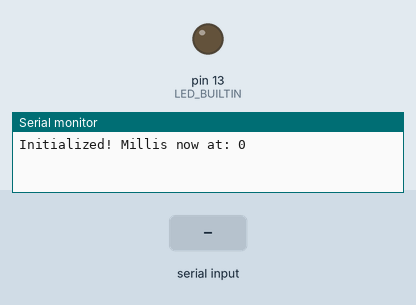
Simulated run of this sketch. Board: Arduino Mega 2560, built with avr-gcc and run on an emulated ATmega2560. Parts: output pins drawn as LEDs (lit = HIGH), the last lines printed to the serial monitor. Inputs (shaded band) come from the test bench.

Above: at 1.2 s.
1.3 s: "water_now" received over the second serial link
At 2.9 s:
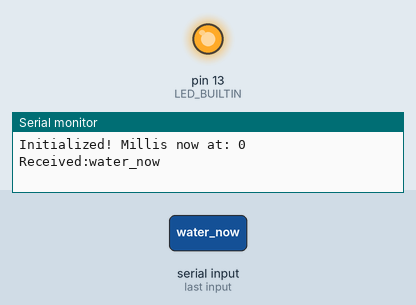
3.8 s: "how_long" received over the second serial link
6.8 s: "1" received over the second serial link
Timing chart, 0 to 9.8 s (numbered marks = the images above; inputs shaded):
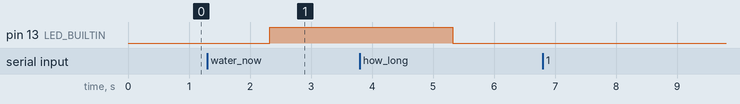

The sketch:

main.ino
```cpp
#include "MoistureSensor.h"
#include "WateringSystem.h"
#include "DHT.h"
#include "StatusDisplay.h"

#include <SoftwareSerial.h>

SoftwareSerial btSerial(10, 11); // RX, TX PIN

String bt_rx;


// PINS
#define waterEnginePin LED_BUILTIN // pin has to support pwm
#define moisturePin A0
#define dhtPin 22


WateringSystem waterEngine(waterEnginePin);
// values for mositure sensor vary. Test your sensor for the values.
 //MoistureSensor moistureSensor(420, 830, 40.0, moisturePin);
 //DHT dhtSensor(dhtPin, DHT22);
 //StatusDisplay statusDisplay;

void setup() {
  Serial.begin(9600);
  btSerial.begin(9600);
  // setup of sensors
  waterEngine.setup(waterEnginePin);

  // initialize data
  waterEngine.stop();
  //waterEngine.setWateringDuration(3850);
  //waterEngine.setWateringBreakTime(30000);

  waterEngine.setWateringDuration(3000);
  waterEngine.setWateringBreakTime(86400000);

  waterEngine.setWateringRate(255);

  //dhtSensor.begin();
  //statusDisplay.setup();

  Serial.print("Initialized! Millis now at: ");
  Serial.println(millis());

}

void loop() {
  updateOnCycle();

  if(waterEngine.pump()){
    Serial.print("Watering started! Time: ");
    Serial.println(millis());
  }

  if (btSerial.available()) {
    bt_rx = btSerial.readString();
    Serial.print("Received:");
    Serial.println(bt_rx);
    if (bt_rx == "how_long") {
      btSerial.print("Start watering in ");
      btSerial.print(waterEngine.getTime(waterEngine.remainingTime(millis())));
      btSerial.println(waterEngine.timeEnding);
    }
    if (bt_rx == "water_now") {
      btSerial.println("Ok. Watering started!");
      waterEngine.forceBreakOver();
      waterEngine.pump();
    }
  }

}

/*
 * In order to get the current time and status, many of the included classes
 * expect a call of the function updateOnCycle() in each loop
 */
void updateOnCycle() {
  //Serial.println(millis());
  waterEngine.updateOnLoop(millis());
  //statusDisplay.updateOnLoop(millis(), waterEngine.remainingTime(millis()),dhtSensor.readTemperature(), dhtSensor.readHumidity(), moistureSensor.getMoisturePercentage(), waterEngine.isCurrentlyWatering());
}


void printEvery10Seconds(){
  // TODO: Dont work with exact milli values
  if (millis() % 100000 == 0) {
    //Serial.print("Soil moisture: ");
    //Serial.print(moistureSensor.getMoistureValue());
    //Serial.print(" (");
    //Serial.print(moistureSensor.getMoisturePercentage());
    //Serial.println("%)");
    //Serial.print("Temperature: ");
    //Serial.println(dhtSensor.readTemperature());
    //Serial.print("Humidity: ");
    //Serial.println(dhtSensor.readHumidity());
    //Serial.println("");
    Serial.print("Time until next watering: ");
    Serial.println(waterEngine.remainingTime(millis()));

  }
}
```

MoistureSensor.cpp
```cpp
#include "MoistureSensor.h"

MoistureSensor::MoistureSensor(int water, int air, float set, int pin){
    waterReading = water;
    airReading = air;
    setPoint = set;
    SENSOR_PIN = pin;
}

MoistureSensor::MoistureSensor(int pin){
    MoistureSensor(300, 900, 50.0, pin);
}

float MoistureSensor::getMoistureValue(){
    return analogRead(SENSOR_PIN);
}

float MoistureSensor::getMoisturePercentage(){
    int reading = analogRead(SENSOR_PIN);
    if (reading < waterReading) return 100.0;
    else if (reading > airReading) return 0.0;
    else return (-100.0/(airReading - waterReading))*(reading - airReading);
}
bool MoistureSensor::needsWater(){
    return getMoisturePercentage() < setPoint;
}
void MoistureSensor::setWaterReading(int newReading){
    waterReading = newReading;
}
int MoistureSensor::getWaterReading(){
    return waterReading;
}

void MoistureSensor::setAirReading(int newReading){
    airReading = newReading;
}
int MoistureSensor::getAirReading(){
    return airReading;
}
void MoistureSensor::setSetPoint(float newPoint){
    setPoint = newPoint;
}
float MoistureSensor::getSetPoint(){
    return setPoint;
}
```

MoistureSensor.h
```cpp
#ifndef MoistureSensor_h
#define MoistureSensor_h

#include "Arduino.h"


/*
 * The class MoistureSensor simplifies the usage of a capacitve soil moisture sensor.
 * It provides functions for calculating the moisture percentage and detection if the
 * moisture is under a distinct threshold.
 */
class MoistureSensor{
    public:
        // typical measurements with our sensor were 420 for water, 830 for air
        MoistureSensor(int water, int air, float set, int pin);
        MoistureSensor(int pin);
        float getMoisturePercentage();
        float getMoistureValue();
        bool needsWater();
        void setWaterReading(int newReading);
        int getWaterReading();
        void setAirReading(int newReading);
        int getAirReading();
        void setSetPoint(float newPoint);
        float getSetPoint();

    private:
        int SENSOR_PIN;
        int waterReading; // maximum moisture
        int airReading; // minimum moisture
        float setPoint; // moisture, where you want to water the plants
};

#endif
```

StatusDisplay.h
```cpp
#ifndef StatusDisplay_h
#define StatusDisplay_h

#include "Arduino.h"
// required for "const char" and "PROGMEM"
#include <avr/pgmspace.h>

#include <SPI.h>
#include <Wire.h>
#include <Adafruit_GFX.h>
#include <Adafruit_SSD1306.h>


class StatusDisplay {
public:
  StatusDisplay();
  void setup();
  void updateOnLoop(
    unsigned long currentTime, unsigned long remainingBreak,
    float temperature, float humidity, float moisture,
    bool isWatering);

private:
  void showDHTScreen(float t, float h);
  void showMoistureScreen(unsigned long time, float moisture);
  void updateSeconds(unsigned long time);
  void showWateringScreen();
  unsigned long getTime(unsigned long time);

  const char* timeEnding = "";
  bool onUpdateLoopIsCalled = false;
  int lastTime = 0;
  bool updateTime = true;

  Adafruit_SSD1306* display;
  int activeDisplay;
};

#endif
```

WateringSystem.cpp
```cpp
#include "WateringSystem.h"

/*
 * The wateringSystem controlles the watering pump for the plants.
 * It handles the watering rate and duration and has built-in safety
 * for stopping the watering in various cases.
 ****************************************************************************
 *   !!! updateOnLoop() has to be called in every loop in the main file  !!!
 ***************************************************************************
 */


WateringSystem::WateringSystem(int pwmPin){
    MOTOR_PIN = pwmPin;
    pinMode(MOTOR_PIN, OUTPUT);
    stop();
}

void WateringSystem::setup(int pwmPin){
    MOTOR_PIN = pwmPin;
    pinMode(MOTOR_PIN, OUTPUT);
    stop();
}

// has to be called in every loop in main file
// stops the watering after duration is reached and checks if break time is over
void WateringSystem::updateOnLoop(unsigned long currentTime){
    onUpdateLoopIsCalled = true;
    if (pumpDurationReached(currentTime))
        stop();
    if (!breakIsOver)
        breakIsOver = breakTimeExpired(currentTime);
}

// starts watering and stops automatically after wateringDuration is reached
// returns true if pump starts watering
bool WateringSystem::pump(){
    if (breakIsOver && onUpdateLoopIsCalled && !isWatering){
        pumpAtRate(wateringRate);
        wateringStartTime = millis();
        breakIsOver = false;
        isWatering = true;
        return true;
    }
    return false;
}
void WateringSystem::pumpAtRate(int pwmRate){
    analogWrite(MOTOR_PIN, pwmRate);
//    digitalWrite(MOTOR_PIN, HIGH);
}
// stops the watering
void WateringSystem::stop(){
    digitalWrite(MOTOR_PIN, LOW);
    isWatering = false;
}
// reset the break timer manually
void WateringSystem::breakReset(){
    stop();
    breakIsOver = false;
    wateringStartTime = millis();
}
bool WateringSystem::pumpDurationReached(unsigned long current_time){
    return  (current_time-wateringStartTime) >= wateringDuration;
}
bool WateringSystem::breakTimeExpired(unsigned long current_time){
    return (current_time-wateringStartTime) >= wateringBreakTime;
}

unsigned long WateringSystem::remainingTime(unsigned long current_time){
    if(breakTimeExpired(current_time)|| isWatering){
        return 0;
    } else {
        return wateringBreakTime - (current_time - wateringStartTime);
    }
}


// getter and setter

unsigned long WateringSystem::getTime(unsigned long time) {

  time /= 1000;
  if (time >= 3600) {
    time /= 3600;
    timeEnding = " h";
    return time;

  } else if (time >= 60) {
    time /= 60;
    timeEnding = " min";
    return time;
  }
  timeEnding = " sec";
  return time;
}

void WateringSystem::forceBreakOver(){
  breakIsOver = true;
}

bool WateringSystem::isCurrentlyWatering(){
    return isWatering;
}
void WateringSystem::setWateringRate(int pwmRate){
    wateringRate = pwmRate;
}
void WateringSystem::setWateringDuration(unsigned long durationInMillis){
    wateringDuration = durationInMillis;
}
void WateringSystem::setWateringBreakTime(unsigned long breakTimeInMillis){
    wateringBreakTime = breakTimeInMillis;
}
```

WateringSystem.h
```cpp
#ifndef WateringSystem_h
#define WateringSystem_h

#include "Arduino.h"
// required for "const char" and "PROGMEM"
#include <avr/pgmspace.h>

/*
 * The wateringSystem controlles the watering pump for the plants.
 * It handles the watering rate and duration and has built-in safety
 * for stopping the watering in various cases.
 */
class WateringSystem{
    public:
        WateringSystem(int pwmPin);
        void setup(int pwmPin);
        void updateOnLoop(unsigned long currentTime);
        bool pump();
        void pumpAtRate(int pwmRate);
        void stop();
        void breakReset();

        unsigned long getTime(unsigned long time);
        const char* timeEnding = "";

        void forceBreakOver();
        bool pumpDurationReached(unsigned long current_time);
        bool breakTimeExpired(unsigned long current_time);
        bool isCurrentlyWatering();
        void setWateringRate(int pwmRate);
        void setWateringDuration(unsigned long durationInMillis);
        void setWateringBreakTime(unsigned long breakTimeInMillis);

        unsigned long remainingTime(unsigned long current_time);


    private:
        int MOTOR_PIN; // pin has to support PWM
        int wateringRate = 255; // PWM rate has to be between 0 and 255
        unsigned long wateringDuration = 6000; // duration of one watering in millis (6sec)
        unsigned long wateringBreakTime = 25200000; // break between waterings (7h * 3.600.000)
        unsigned long wateringStartTime = 0;
        bool isWatering = false;
        bool breakIsOver = false;
        bool onUpdateLoopIsCalled = false; // if not called, pump will not stop watering!


};

#endif
```

Source omitted: atusDisplay.cpp (data table, 9626 bytes)

Measured:
- after the input at 1.3 s, pin 13 (LED_BUILTIN): LOW → HIGH after 1.0 s
